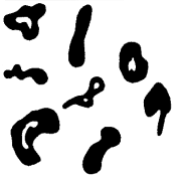
#> input picture Python/Digital Imagem Processing/Image Classifier/imagem.png, 181 x 175 px, found by its file name
$ jupyter execute Modulo3B.ipynb
#> lines starting #> are read from the running program, lines starting #| are printed output that depends on the picture; after the words box and inside, x2 and y2 are one past the last pixel; in counts of white or black regions, pixels touching at a corner belong together
[cell 1]
#@title Classificador de Imagem
import cv2 as cv
import numpy as np
from matplotlib import pyplot as plt
from google.colab.patches import cv2_imshow

# Carrega a imagem as imagens
img = cv.imread('/content/drive/MyDrive/Mestrado/Processamento Digital de Imagens/Módulo 3/Módulo 3B/imagem.png', 1)
#> img is the input picture: shape (175, 181, 3); min 0, max 255, mean 201.3
cv2_imshow(img)

#Converter a imagem para escala de cinza
gray = cv.cvtColor(img, cv.COLOR_BGR2GRAY)

# aplicar a limiarização
ret, thresh = cv.threshold(gray, 0, 255, cv.THRESH_BINARY+cv.THRESH_OTSU)
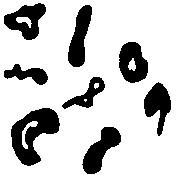
#> thresh: shape (175, 181); 78.9% white; 8 black regions
#> ret = 131

# Procura os contorno na imagem
contours, hierarchy = cv.findContours(thresh, cv.RETR_TREE, cv.CHAIN_APPROX_SIMPLE)
#> contours = 14 contours, 2 with area under 20; largest, box (x1, y1, x2, y2) and area: (0, 0, 181, 175) 31320, (10, 107, 61, 167) 1705, (3, 2, 47, 41) 997, (118, 41, 149, 84) 966, (81, 126, 122, 175) 950

#Indica o maior e menor contorno
largest_contour = max(contours, key=cv.contourArea)
#> largest_contour = [[0, 0], [0, 174], [180, 174], [180, 0]]
smallest_contour = min(contours, key=cv.contourArea)
#> smallest_contour = [[84, 99], [84, 100], [85, 101], [86, 100], [86, 99]]

#Pinta as manchas
cv.drawContours(img, contours, -1, (255, 0, 0), 2)
cv.drawContours(img, [largest_contour], -1, (0, 0, 255), 3)
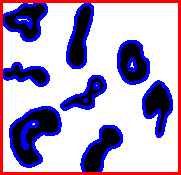
#> img: shape (175, 181, 3); mean B, G, R 197, 162.7, 179.6
cv.drawContours(img, [smallest_contour], -1, (0, 255, 255), 3)
#> img: shape (175, 181, 3); 0.1% of pixels changed, all inside (x1, y1, x2, y2) = (82, 97, 89, 104)

#Exibe a nova Imagem
cv2_imshow(img)
